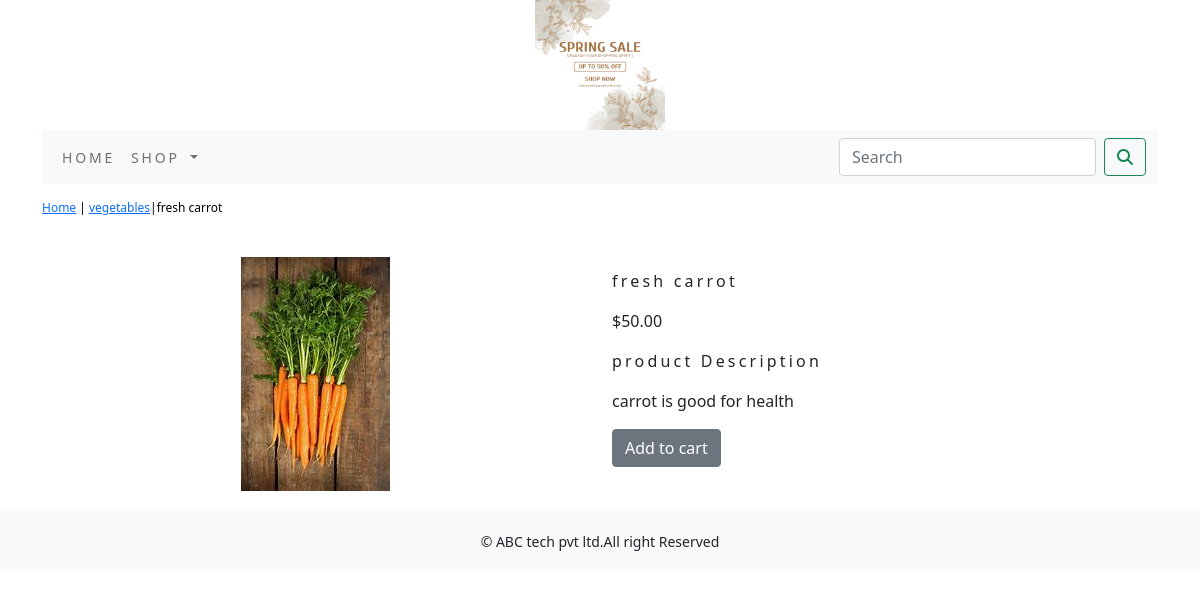
Page /shop/vegetables/fresh-carrot/ on the committed database.
### shop/models.py (models this page shows, shortened)
class Product(models.Model):
    name = models.CharField(max_length=250, unique=True)
    slug = models.SlugField(max_length=250, unique=True)
    description = models.TextField(blank=True)
    price=models.DecimalField(max_digits=10,decimal_places=2)
    category=models.ForeignKey(Category,on_delete=models.CASCADE)
    image = models.ImageField(upload_to='product', blank=True)
    stock=models.IntegerField()
    available=models.BooleanField(default=True)
    created=models.DateTimeField(auto_now_add=True)
    updated=models.DateTimeField(auto_now=True)
    class Meta:
        ordering=('name',)
        verbose_name='product'
        verbose_name_plural='products'

class Category(models.Model):
    name=models.CharField(max_length=250,unique=True)
    slug=models.SlugField(max_length=250,unique=True)
    description=models.TextField(blank=True)
    image=models.ImageField(upload_to='category',blank=True)
    class Meta:
        ordering=('name',)
        verbose_name='category'
        verbose_name_plural='categories'
    def get_url(self):
        return reverse('shop:products_by_category',args=[self.slug])
    def __str__(self):
        return '{}'.format(self.name)

### shop/views.py (the view)
# urls.py: path('<slug:c_slug>/<slug:product_slug>/', views.proDetail, name='prodCatdetail'),
def proDetail(request,c_slug,product_slug):
    try:
        product=Product.objects.get(category__slug=c_slug,slug=product_slug)
    except Exception as e:
        raise e
    return render(request,'product.html',{'product':product})

### cart/context_processors.py (called while the page is built)
def counter(request):
    item_count=0
    if 'admin' in request.path:
        return  {}
    else:
        try:
            cart=Cart.objects.filter(cart_id=_cart_id(request))
            cart_items=CartItem.objects.all().filter(cart=cart[:1])
            for cart_item in cart_items:
                item_count += cart_item.quantity
        except Cart.DoesNotExist:
            item_count =0
        return dict(item_count=item_count)

### cart/views.py (called while the page is built)
def _cart_id(request):
    cart=request.session.session_key
    if not cart:
        cart=request.session.create()
    return cart

### shop/context_processors.py (called while the page is built)
def menu_links(request):
    links=Category.objects.all()
    return dict(links=links)

### templates/product.html (shortened to what this page needs)
{% extends 'base.html' %}
{% load static %}
{% block content %}
<div class="row my_prod_row_class">
    <div class="mx_auto">
        <p> <a href="{% url 'shop:allProdCat' %}">Home</a> | <a href="{{product.category.get_url}}">{{product.category}}</a>|{{product.name}}</p>
    </div>
<div class="container">
<br>
<div class="row">
    <div class="col-12 col-sm-12 col-md-12 col-lg-6 text-center">
        <div style="min-width:18rem">
            <img src="{{product.image.url}}" alt="{{product.name}}">
        </div>
    </div>
    <div class="col-12 col-sm-12 col-md-12 col-lg-6">
        <div>
        <h1 class="my_prod_title">{{product.name}}</h1>
        <p>${{product.price}}</p>
        <p class="my_title">product Description</p>
        <p class="text-justify my_prod_text">{{product.description}}</p>
        {% if product.stock <= 0 %}
        <p class="text-justify my_prod_text"><b>Out of stock</b></p>
        {% else %}
        <a class="btn btn-secondary" href="{% url 'cart:add_cart' product.id %}">Add to cart</a>
        {% endif %}
        </div>
    </div>
</div>
</div>
</div>
{% endblock %}

### static/css/custom.css (style rules this page uses)
body { font-family: 'Roboto', sans-serif; }
.my_title { font-size:16px; text_transform:uppercase; letter-spacing:.2em; }
.my_prod_row_class { padding-top:15px; padding-bottom:20px; }
.my_prod_row_class .mx_auto { color:#000; font-size:12px; text-decoration:none; }
.my_prod_title { font-size:16px; text_transform:uppercase; letter-spacing:.2em; padding-top:15px; padding-bottom:10px; }
.my_prod_text { padding-right:20px; }

### rows in the picture
Product: category "vegetables", name "fresh carrot", image (picture), price "50.00", description "carrot is good for health"
